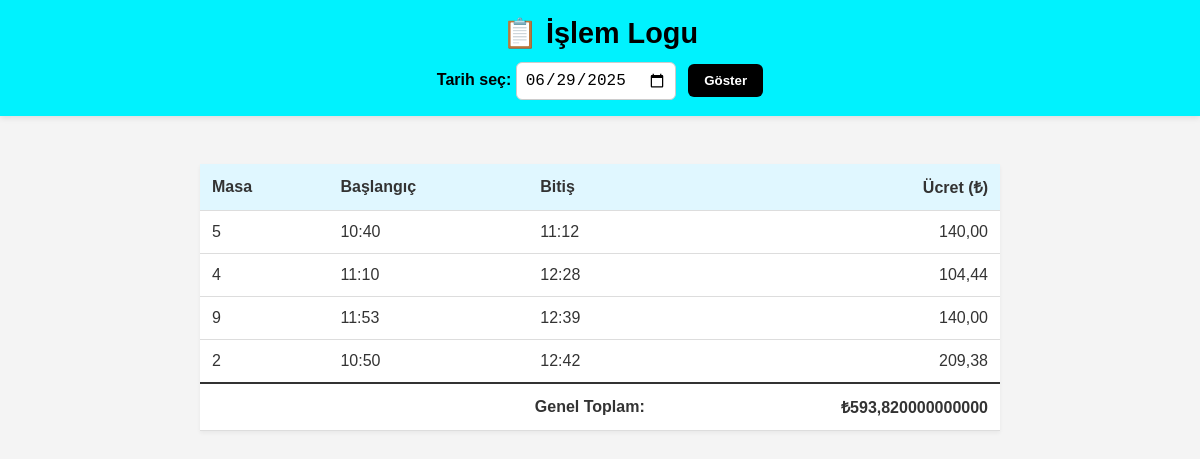
The page /logs/ on the database as committed earlier.
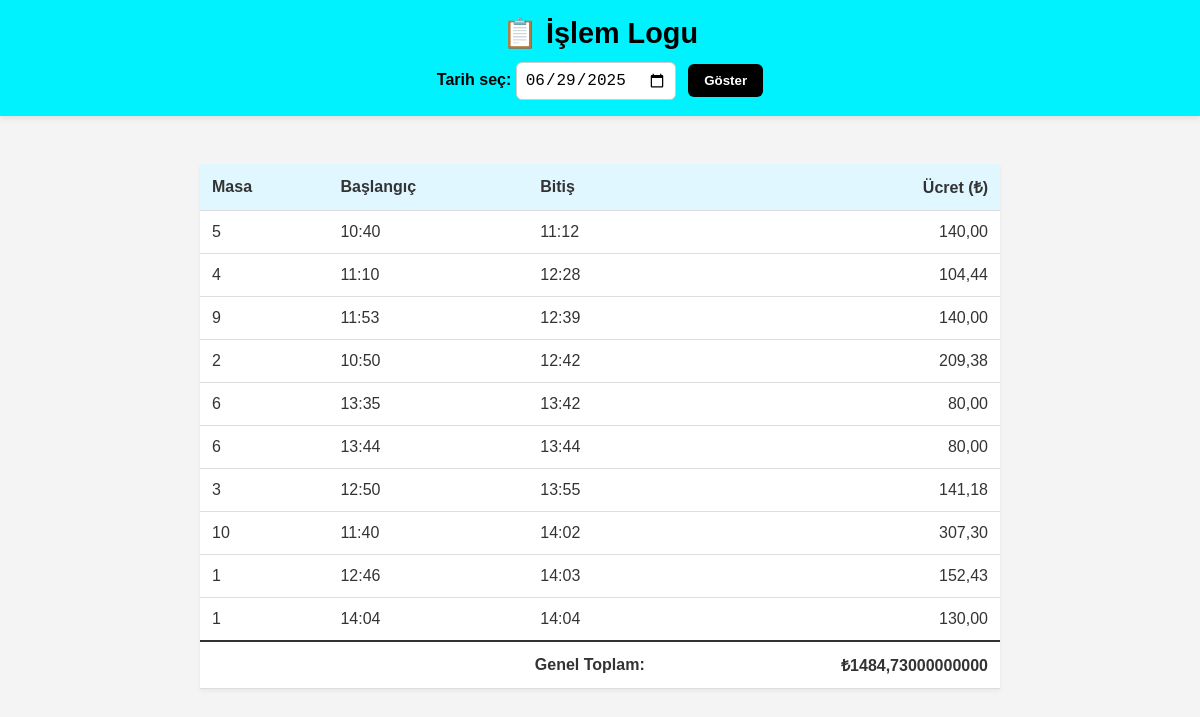
The same page on the database as committed later.
### salon/models.py (models this page shows, shortened)
class Session(models.Model):
    table        = models.ForeignKey(Table, on_delete=models.CASCADE)
    start_time   = models.DateTimeField(default=timezone.now)
    end_time     = models.DateTimeField(null=True, blank=True)
    controllers  = models.PositiveIntegerField(default=2)
    total_amount = models.DecimalField(max_digits=8, decimal_places=2, null=True, blank=True)

class Table(models.Model):
    PS_CHOICES = [(4,'PS4'),(5,'PS5')]
    name            = models.CharField(max_length=50)
    ps_type         = models.IntegerField(choices=PS_CHOICES)
    is_open         = models.BooleanField(default=False)
    is_vip          = models.BooleanField(default=False)    # ← VIP flag

### salon/views.py (the view)
# urls.py: path('logs/', views.daily_log, name='daily_log'),
def daily_log(request):
    date_str = request.GET.get('date')
    if date_str:
        try:
            selected = datetime.datetime.strptime(date_str, '%Y-%m-%d').date()
        except ValueError:
            selected = timezone.localdate()
    else:
        selected = timezone.localdate()
    sessions = Session.objects.filter(end_time__date=selected).order_by('end_time')
    total = sessions.aggregate(sum=Sum('total_amount'))['sum'] or Decimal('0')
    return render(request, 'logs.html', {
        'sessions': sessions,
        'total': total,
        'selected_date': selected.isoformat(),
    })

### salon/templates/logs.html (shortened to what this page needs)
<!DOCTYPE html>
<html lang="tr">
<head>
</head>
<body>
  <header>
    <h1>📋 İşlem Logu</h1>
    <form method="get">
      <label for="date-picker" style="color:#000; font-weight:600;">
        Tarih seç:
      </label>
      <input
        type="date"
        id="date-picker"
        name="date"
        value="{{ selected_date }}"
      />
      <button type="submit">Göster</button>
    </form>
  </header>
  <main>
    <table>
      <thead>
        <tr>
          <th>Masa</th>
          <th>Başlangıç</th>
          <th>Bitiş</th>
          <th class="right">Ücret (₺)</th>
        </tr>
      </thead>
      <tbody>
        {% for s in sessions %}
          <tr>
            <td>{{ s.table.name }}</td>
            <td>{{ s.start_time|time:"H:i" }}</td>
            <td>{{ s.end_time|time:"H:i" }}</td>
            <td class="right">{{ s.total_amount }}</td>
          </tr>
        {% empty %}
          <tr>
            <td colspan="4" class="right">Bu tarihte kapatılmış oturum yok.</td>
          </tr>
        {% endfor %}
      </tbody>
      <tfoot>
        <tr>
          <td colspan="3" class="right">Genel Toplam:</td>
          <td class="right">₺{{ total }}</td>
        </tr>
      </tfoot>
    </table>
  </main>
</body>
</html>

### salon/templates/logs.html (style rules this page uses)
body { font-family: 'Poppins', sans-serif; background: #f4f4f4; color: #333; margin: 0; padding: 0; }
header { background: #00f2fe; padding: 1rem; text-align: center; box-shadow: 0 2px 6px rgba(0,0,0,0.1); }
header h1 { margin: 0; font-size: 1.8rem; color: #000; }
header form { margin-top: 0.75rem; }
header input[type="date"] { padding: 0.5rem; border-radius: 6px; border: 1px solid #ccc; font-size: 1rem; }
header button { padding: 0.55rem 1rem; border: none; border-radius: 6px; background: #000; color: #fff; font-weight: 600; cursor: pointer; margin-left: 0.5rem; }
main { padding: 2rem; max-width: 800px; margin: 0 auto; }
table { width: 100%; border-collapse: collapse; margin-top: 1rem; background: #fff; box-shadow: 0 2px 4px rgba(0,0,0,0.05); }
th, td { padding: 0.75rem; border-bottom: 1px solid #ddd; }
th { background: #e0f7ff; text-align: left; font-weight: 600; }
tfoot td { font-weight: 700; border-top: 2px solid #333; }
.right { text-align: right; }

Rows that differ between the two databases and show on the page:
added Session: table.name "6", start_time "13:35", end_time "13:42", total_amount "80,00"
added Session: table.name "6", start_time "13:44", end_time "13:44", total_amount "80,00"
now on this page (row edited): Session: table.name "3", start_time "12:50", end_time "13:55", total_amount "141,18"
now on this page (row edited): Session: table.name "10", start_time "11:40", end_time "14:02", total_amount "307,30"
now on this page (row edited): Session: table.name "1", start_time "12:46", end_time "14:03", total_amount "152,43"
added Session: table.name "1", start_time "14:04", end_time "14:04", total_amount "130,00"
Other text that changed with them:
{{ total }}: "593,820000000000" → "1484,73000000000"
